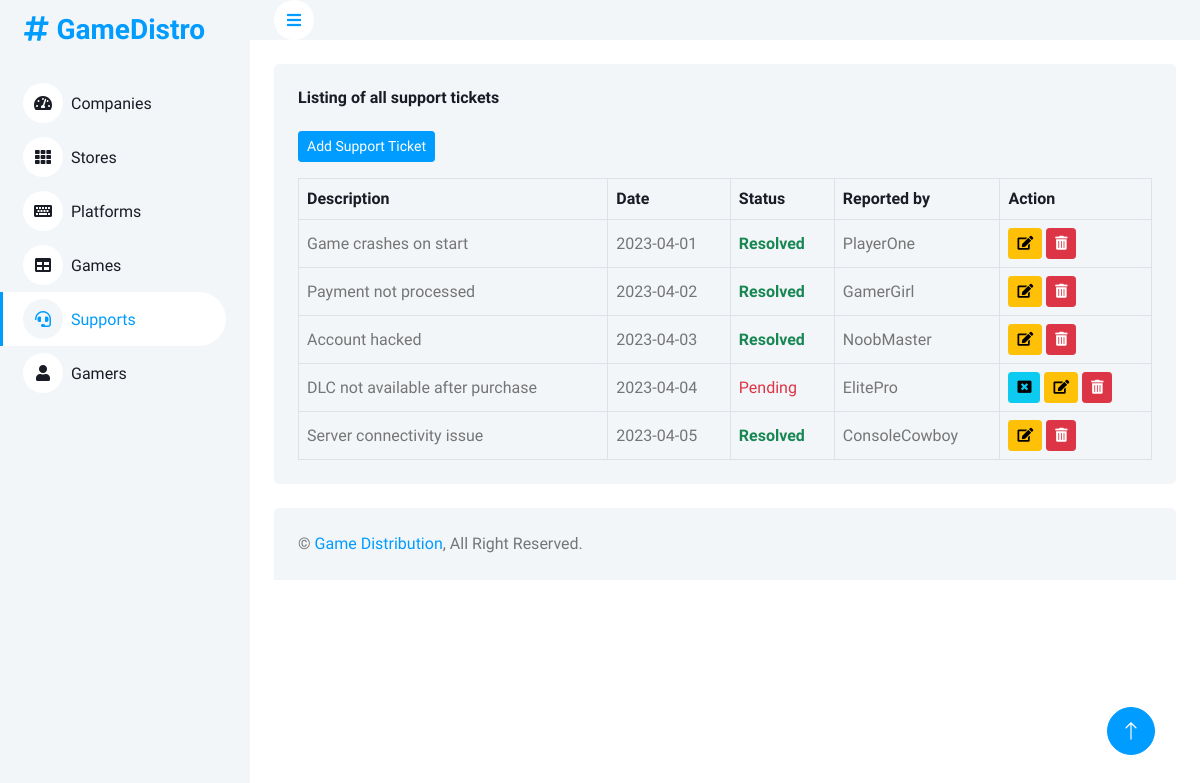
The app's page /supports.php with its own data.
### tables this page shows
CREATE TABLE `Support` (
                           `SupportID` int(11) NOT NULL,
                           `IssueDescription` text DEFAULT NULL,
                           `DateReported` date DEFAULT NULL,
                           `ResolutionStatus` varchar(100) DEFAULT NULL,
                           `GamerID` int(11) DEFAULT NULL
);

CREATE TABLE `Gamer` (
                         `GamerID` int(11) NOT NULL,
                         `Username` varchar(255) NOT NULL,
                         `Age` int(11) DEFAULT NULL,
                         `Email` varchar(255) DEFAULT NULL
);

### database/dbconfig.php (called while the page is built, shortened)
<?php
class DatabaseConnection {
    private $host = 'localhost';
    private $database = 'u568098831_gamedistro';
    private $user = 'u568098831_gamedistro';
    private $password = 'gamedistro1A!';
    private $conn;
    public function __construct() {
        try {
            $this->conn = new PDO("mysql:host=$this->host;dbname=$this->database", $this->user, $this->password);
            $this->conn->setAttribute(PDO::ATTR_ERRMODE, PDO::ERRMODE_EXCEPTION);
        } catch (PDOException $e) {
            die("Connection failed: " . $e->getMessage());
        }
    }
    public function query($sql) {
        return $this->conn->query($sql);
    }
}

### supports.php (the view, shortened to what this page needs)
<?php
require 'database/dbconfig.php';
$db = new DatabaseConnection();
?>
<!DOCTYPE html>
<html lang="en">
<head>
    <link href="https://cdnjs.cloudflare.com/ajax/libs/font-awesome/5.10.0/css/all.min.css" rel="stylesheet">
    <link href="https://cdn.jsdelivr.net/npm/bootstrap-icons@1.4.1/font/bootstrap-icons.css" rel="stylesheet">
    <link href="css/bootstrap.min.css" rel="stylesheet">
    <link href="css/style.css" rel="stylesheet">
</head>
<body>
    <div class="container-xxl position-relative bg-white d-flex p-0">
        <div class="sidebar pe-4 pb-3">
            <nav class="navbar bg-light navbar-light">
                <a href="index.php" class="navbar-brand mx-4 mb-3">
                    <h3 class="text-primary"><i class="fa fa-hashtag me-2"></i>GameDistro</h3>
                </a>
                <div class="navbar-nav w-100">
                    <a href="index.php" class="nav-item nav-link"><i class="fa fa-tachometer-alt me-2"></i>Companies</a>
                    <a href="stores.php" class="nav-item nav-link"><i class="fa fa-th me-2"></i>Stores</a>
                    <a href="platforms.php" class="nav-item nav-link"><i class="fa fa-keyboard me-2"></i>Platforms</a>
                    <a href="games.php" class="nav-item nav-link"><i class="fa fa-table me-2"></i>Games</a>
                    <a href="supports.php" class="nav-item nav-link active"><i class="fa fa-headset me-2"></i>Supports</a>
                    <a href="gamers.php" class="nav-item nav-link"><i class="fa fa-user me-2"></i>Gamers</a>
                </div>
            </nav>
        </div>
        <div class="content">
            <nav class="navbar navbar-expand bg-light navbar-light sticky-top px-4 py-0">
                <a href="#" class="sidebar-toggler flex-shrink-0">
                    <i class="fa fa-bars"></i>
                </a>
            </nav>
            <div class="container-fluid pt-4 px-4">
                <div class="bg-light text-center rounded p-4">
                    <div class="d-flex align-items-center justify-content-between mb-4">
                        <h6 class="mb-0">Listing of all support tickets</h6>
                    </div>
                    <div class="mb-3 d-flex justify-content-start">
                        <button onclick="openModal('add')" class="btn btn-sm btn-primary">Add Support Ticket</button>
                    </div>
                    <div class="table-responsive">
                        <table class="table text-start align-middle table-bordered table-hover mb-0">
                            <thead>
                                <tr class="text-dark">
                                    <th scope="col">Description</th>
                                    <th scope="col">Date</th>
                                    <th scope="col">Status</th>
                                    <th scope="col">Reported by</th>
                                    <th scope="col">Action</th>
                                </tr>
                            </thead>
                            <tbody>
                            <?php
                            $sql = "SELECT Support.*, Gamer.Username FROM Support join Gamer on Support.GamerID = Gamer.GamerID";
                            $statement = $db->query($sql);
                            if ($statement->rowCount() > 0) {
                                $rows = $statement->fetchAll(PDO::FETCH_ASSOC);
                                foreach ($rows as $row) {
                                    ?>
                                    <tr>
                                        <td><?php echo $row['IssueDescription'] ?></td>
                                        <td><?php echo $row['DateReported'] ?></td>
                                        <td>
                                            <?php if($row['ResolutionStatus'] === 'Resolved'){ ?>
                                                <span class="text-success fw-bold"><?= $row['ResolutionStatus'] ?></span>
                                            <?php } else { ?>
                                                <span class="text-danger fw-light"><?= $row['ResolutionStatus'] ?></span>
                                            <?php } ?>
                                        </td>
                                        <td><?php echo $row['Username'] ?></td>
                                        <td>
                                            <?php if($row['ResolutionStatus'] === 'Pending'){ ?>
                                                <button onclick="resolveSupportTicket('<?= $row['SupportID'] ?>')" title="Resolve ticket" class="btn btn-sm btn-info"><i class="fa fa-window-close"></i></button>
                                            <?php }?>
                                            <button onclick="openModal('update',<?= $row['SupportID'] ?>)" class="btn btn-sm btn-warning"><i class="fa fa-edit"></i></button>
                                            <button onclick="deleteSupportTicket(<?= $row['SupportID'] ?>)" class="btn btn-sm btn-danger"><i class="fa fa-trash-alt"></i></button>
                                        </td>
                                    </tr>
                                <?php }
                            } else { ?>
                                <tr>
                                    <td class="text-center" colspan="5">No support tickets</td>
                                </tr>
                            <?php } ?>
                            </tbody>
                        </table>
                    </div>
                </div>
            </div>
            <div class="container-fluid pt-4 px-4">
                <div class="bg-light rounded-top p-4">
                    <div class="row">
                        <div class="col-12 col-sm-6 text-center text-sm-start">
                            &copy; <a href="index.php">Game Distribution</a>, All Right Reserved.
                        </div>
                    </div>
                </div>
            </div>
        </div>
        <a href="#" class="btn btn-lg btn-primary btn-lg-square back-to-top"><i class="bi bi-arrow-up"></i></a>
    </div>
</body>
</html>

### css/style.css (style rules this page uses)
:root { --primary: #009CFF; --light: #F3F6F9; --dark: #191C24; }
.back-to-top { position: fixed; display: none; right: 45px; bottom: 45px; z-index: 99; }
.btn { transition: .5s; }
.btn.btn-primary { color: #FFFFFF; }
.btn-lg-square { width: 48px; height: 48px; }
.btn-square, .btn-sm-square, .btn-lg-square { padding: 0; display: inline-flex; align-items: center; justify-content: center; font-weight: normal; border-radius: 50px; }
.sidebar { position: fixed; top: 0; left: 0; bottom: 0; width: 250px; height: 100vh; overflow-y: auto; background: var(--light); transition: 0.5s; z-index: 999; }
.content { margin-left: 250px; min-height: 100vh; background: #FFFFFF; transition: 0.5s; }
@media (min-width: 992px) { .sidebar { margin-left: 0; } }
@media (min-width: 992px) { .content { width: calc(100% - 250px); } }
.sidebar .navbar .navbar-nav .nav-link { padding: 7px 20px; color: var(--dark); font-weight: 500; border-left: 3px solid var(--light); border-radius: 0 30px 30px 0; outline: none; }
.sidebar .navbar .navbar-nav .nav-link:hover, .sidebar .navbar .navbar-nav .nav-link.active { color: var(--primary); background: #FFFFFF; border-color: var(--primary); }
.sidebar .navbar .navbar-nav .nav-link i { width: 40px; height: 40px; display: inline-flex; align-items: center; justify-content: center; background: #FFFFFF; border-radius: 40px; }
.sidebar .navbar .navbar-nav .nav-link:hover i, .sidebar .navbar .navbar-nav .nav-link.active i { background: var(--light); }
.content .navbar .sidebar-toggler, .content .navbar .navbar-nav .nav-link i { width: 40px; height: 40px; display: inline-flex; align-items: center; justify-content: center; background: #FFFFFF; border-radius: 40px; }

### records on screen
support: IssueDescription "Game crashes on start", DateReported "2023-04-01", ResolutionStatus "Resolved", GamerID.Username "PlayerOne"
support: IssueDescription "Payment not processed", DateReported "2023-04-02", ResolutionStatus "Resolved", GamerID.Username "GamerGirl"
support: IssueDescription "Account hacked", DateReported "2023-04-03", ResolutionStatus "Resolved", GamerID.Username "NoobMaster"
support: IssueDescription "DLC not available after purchase", DateReported "2023-04-04", ResolutionStatus "Pending", GamerID.Username "ElitePro"
support: IssueDescription "Server connectivity issue", DateReported "2023-04-05", ResolutionStatus "Resolved", GamerID.Username "ConsoleCowboy"
